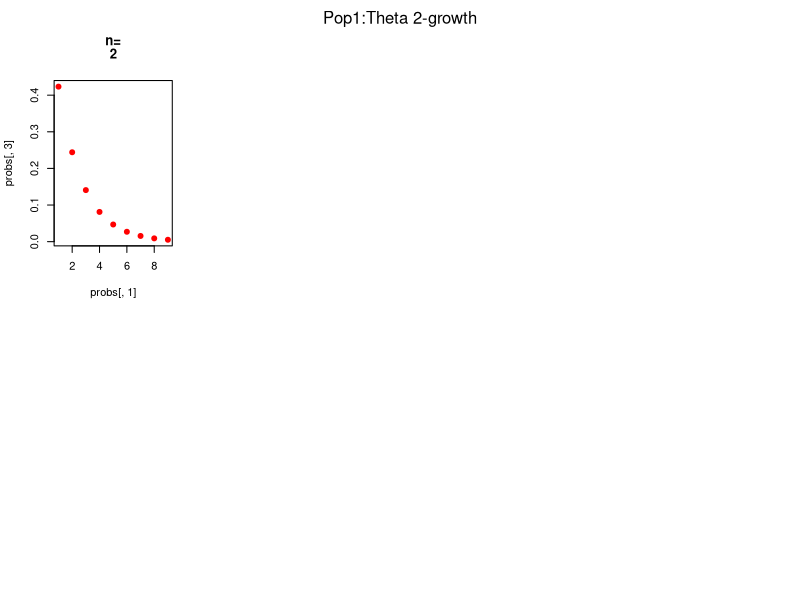
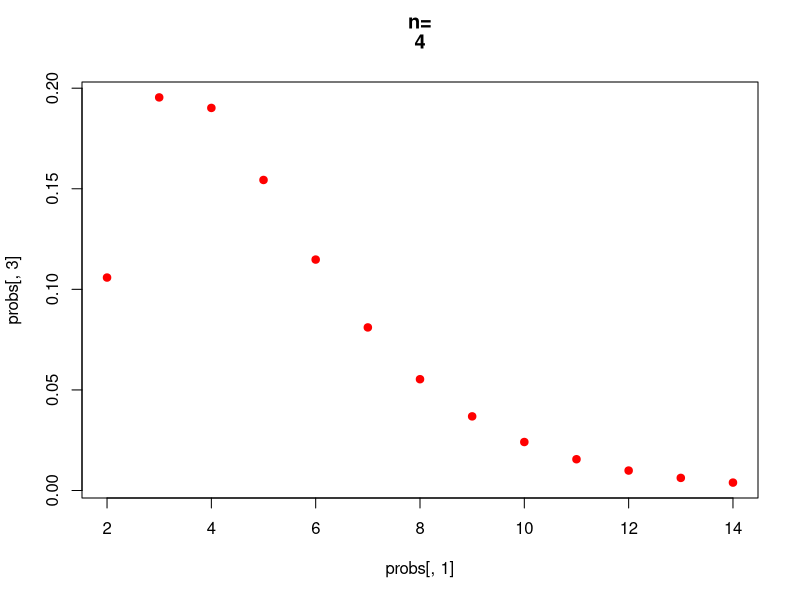
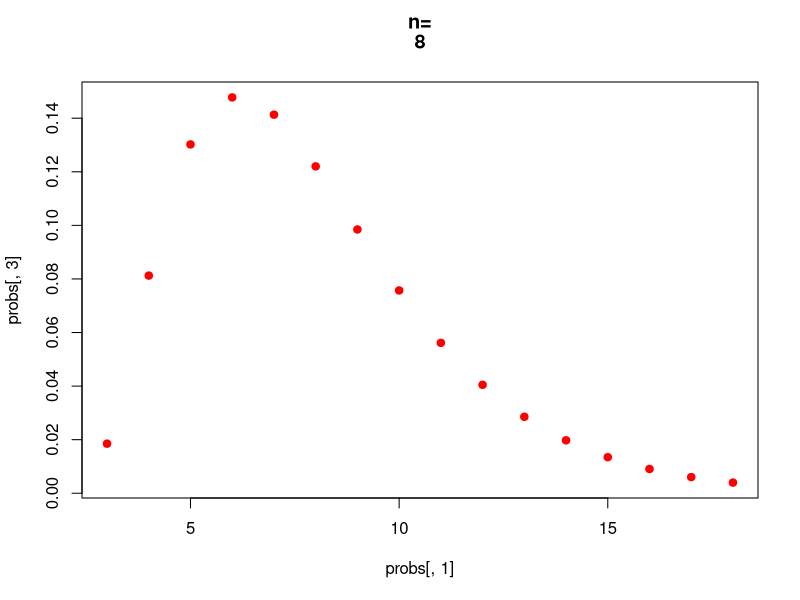
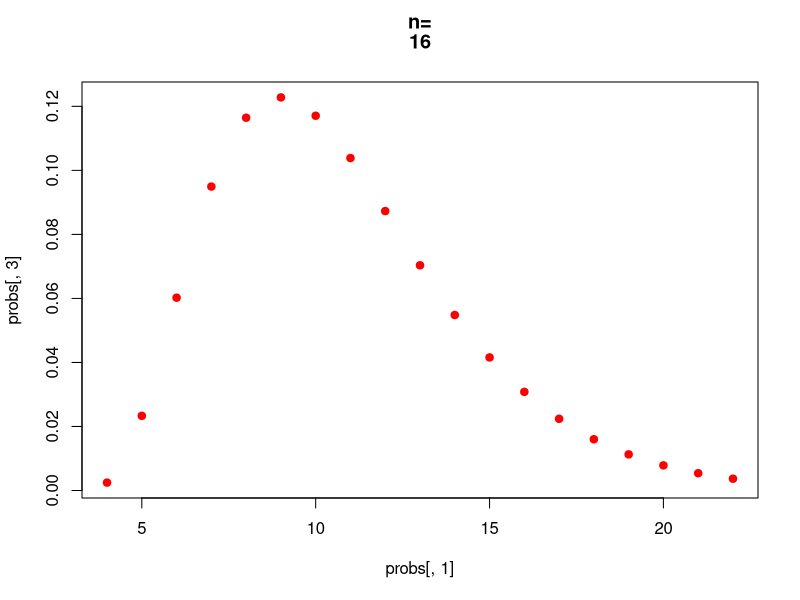
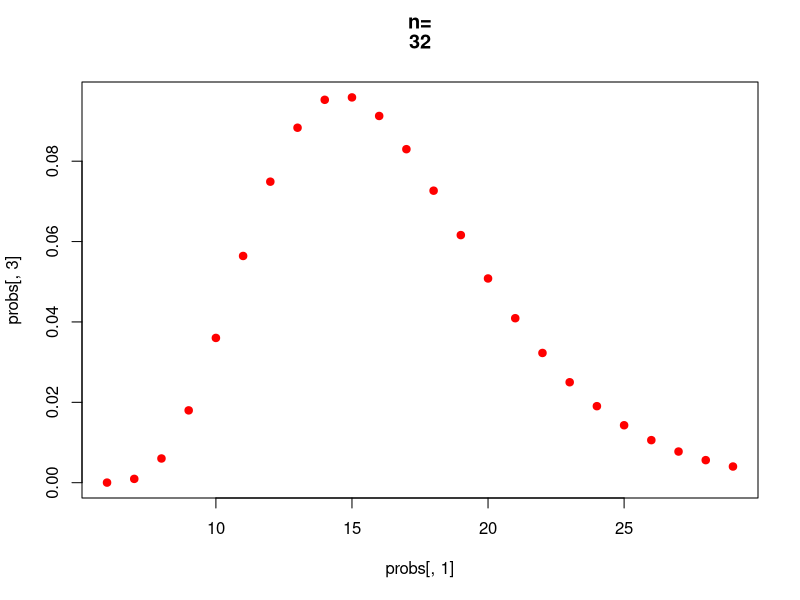
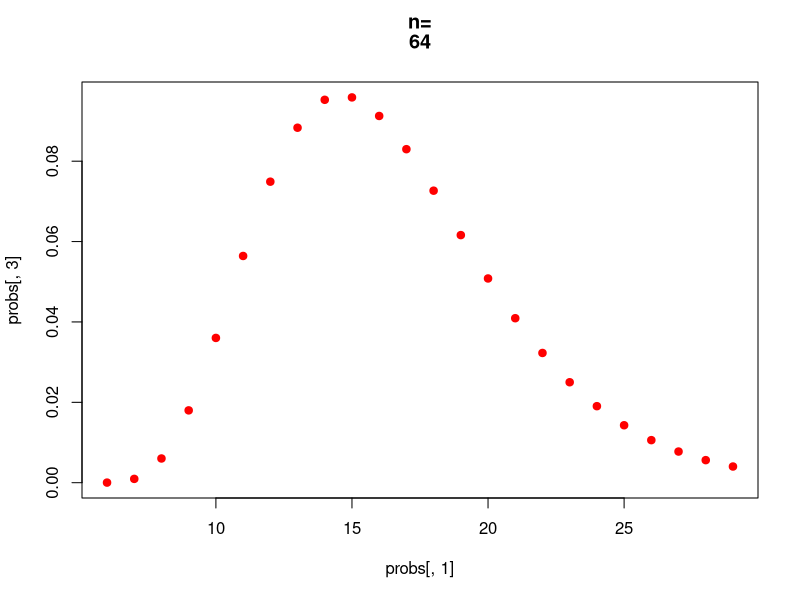
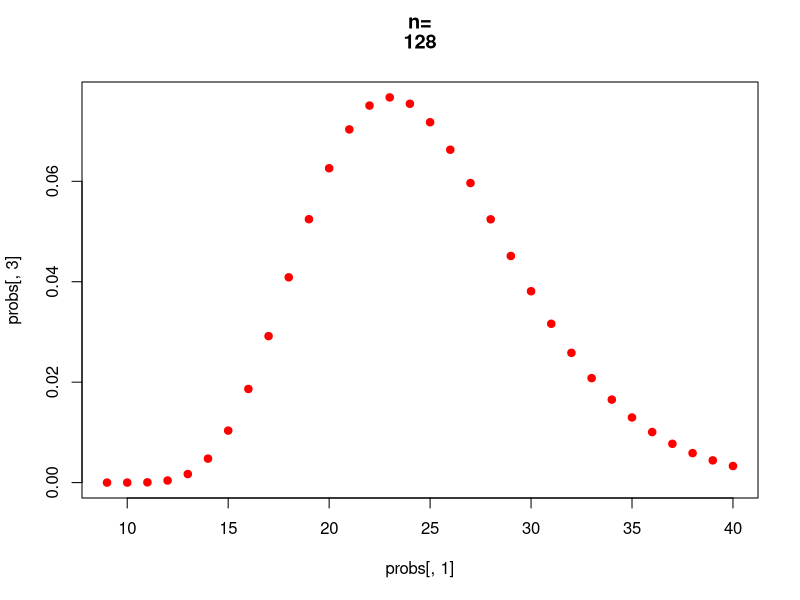
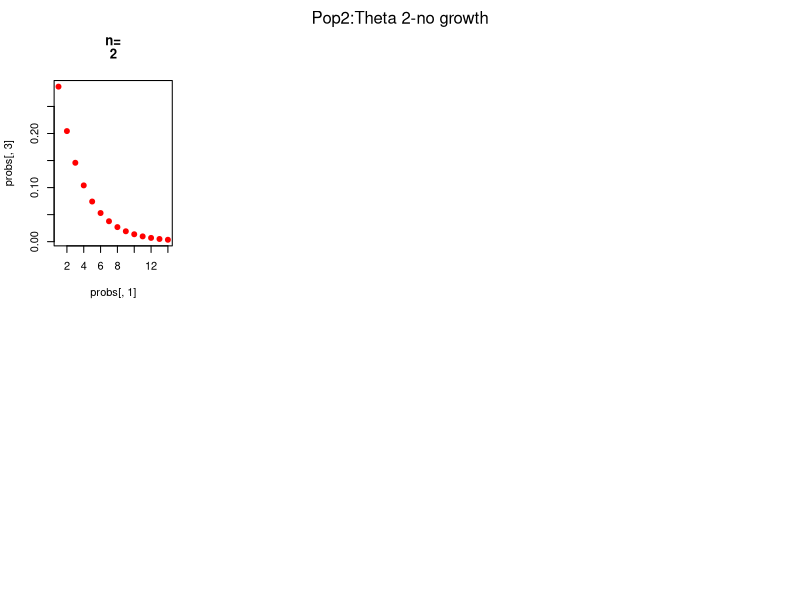

Write R code to recreate these figures, in order.
# load libraries
library(lattice)

# set parameters to plot, we should have the number of haplotypes
# know the real number of samples
# and have haplotype diversity from the original field population

# Number of haplotypes for each simulation, these number were originated in the script "runningSimulations"
numhapsPop1<-c(1,2,3,4,6,6,9) 
numhapsPop2<-c(1,1,3,5,4,8,10) 
numhapsPop3<-c(2,4,5,8,15,17,26) 
numhapsPop4<-c(2,3,5,9,16,21,33) 

# Number of samples, same for all populations
numsamp<-c(2,4,8,16,32,64,128) 

# Haplotype diversity for each of the four populations
hapdiv<-c(0.5504204, 0.3377538, 0.8915536, 0.9258679) #minvalue 0.001 if no information; this is PRIOR information

# We can make this more efficient, but for now, let's keep a loop for each population:

# set dataframe to fill with the predicted and observed values,
# for each theta and each sampling size
c(rep("Pop1",7),rep("Pop2",7),rep("Pop3",7),rep("Pop4",7))->col1
c(rep("two",14),rep("ten",14))->col2
c(rep("growth",7),rep("nogrowth",7),rep("growth",7),rep("nogrowth",7))->col3
cbind(col1,col2,col3)->mycols
c("Population","theta","growth")->namesCols
as.data.frame(mycols)->toFill
names(toFill)<-namesCols

# set plot space depending number of datasets, for each theta we have 7 plots
par(mfrow=c(2,4),oma=c(0,0,2,0)) #oma is to set space for the main tittle

# Loop population 1
for(i in 1:length(numhapsPop1)){
    x=1
    cdf=0
    indprob=0
    array<-NULL
  while (cdf<0.99) {
    cdfprev<-cdf
    #  cdf<-pgamma(x,1,Hapdiv) 
    #  if use 1 as shape parameter keeping shape parameter constant doesn't account for increased variance (?) as numhaps go up, 
    #  e.g. error may be higher as you observe more...once it is working run it by somebody mathier.
    cdf<-pgamma(x,numhapsPop1[i],hapdiv[1]) #might be that numhaps is actually the shape parameter!!!! or: something else...non-gamma.
    indprob<-cdf-cdfprev
      
    happrob<-numhapsPop1[i]+(x-1)
    array<-c(array,happrob)
    array<-c(array,cdf)
    array<-c(array,indprob)
    #  print(happrob)
    #  print(cdf)
    x=x+1
    }
  probs<-t(matrix(array,nrow=3))
  probs
  title<-paste(c("n=",numsamp[i],sep=""))
  max<-max(probs[,3])
  maxPred<-probs[which(probs[,3]==max),1]
  toFill$Pred.value[i]<-maxPred
  toFill$Obs.n[i]<-numsamp[i]
  plot(probs[,1],probs[,3],pch=19,col='red',main=title)
  mtext("Pop1:Theta 2-growth",outer=T)
  dev.copy(pdf, "Pop1_theta2_growth.pdf", width=14, height=8)
  dev.off()
}

# Loop population 2
par(mfrow=c(2,4),oma=c(0,0,2,0))
for(i in 1:length(numhapsPop2)){
  x=1
  cdf=0
  indprob=0
  array<-NULL
  while (cdf<0.99) {
    cdfprev<-cdf
    #  cdf<-pgamma(x,1,Hapdiv) 
    #  if use 1 as shape parameter keeping shape parameter constant doesn't account for increased variance (?) as numhaps go up, 
    #  e.g. error may be higher as you observe more...once it is working run it by somebody mathier.
    cdf<-pgamma(x,numhapsPop2[i],hapdiv[2]) #might be that numhaps is actually the shape parameter!!!! or: something else...non-gamma.
    indprob<-cdf-cdfprev
    
    happrob<-numhapsPop2[i]+(x-1)
    array<-c(array,happrob)
    array<-c(array,cdf)
    array<-c(array,indprob)
    #  print(happrob)
    #  print(cdf)
    x=x+1
  }
  probs<-t(matrix(array,nrow=3))
  probs
  title<-paste(c("n=",numsamp[i],sep=""))
  max<-max(probs[,3])
  maxPred<-probs[which(probs[,3]==max),1]
  toFill$Pred.value[i+7]<-maxPred
  toFill$Obs.n[i+7]<-numsamp[i]
  plot(probs[,1],probs[,3],col='red',pch=19,main=title)
  mtext("Pop2:Theta 2-no growth",outer=T)
  dev.copy(pdf, "Pop2_theta2_nogrowth.pdf", width=14, height=8)
  dev.off()
}

# Loop population 3
par(mfrow=c(2,4),oma=c(0,0,2,0))
for(i in 1:length(numhapsPop3)){
  x=1
  cdf=0
  indprob=0
  array<-NULL
  while (cdf<0.99) {
    cdfprev<-cdf
    #  cdf<-pgamma(x,1,Hapdiv) 
    #  if use 1 as shape parameter keeping shape parameter constant doesn't account for increased variance (?) as numhaps go up, 
    #  e.g. error may be higher as you observe more...once it is working run it by somebody mathier.
    cdf<-pgamma(x,numhapsPop3[i],hapdiv[3]) #might be that numhaps is actually the shape parameter!!!! or: something else...non-gamma.
    indprob<-cdf-cdfprev
    
    happrob<-numhapsPop3[i]+(x-1)
    array<-c(array,happrob)
    array<-c(array,cdf)
    array<-c(array,indprob)
    #  print(happrob)
    #  print(cdf)
    x=x+1
  }
  probs<-t(matrix(array,nrow=3))
  probs
  title<-paste(c("n=",numsamp[i],sep=""))
  max<-max(probs[,3])
  maxPred<-probs[which(probs[,3]==max),1]
  toFill$Pred.value[i+14]<-maxPred
  toFill$Obs.n[i+14]<-numsamp[i]
  plot(probs[,1],probs[,3],col='red',pch=19,main=title)
  mtext("Pop3:Theta 10-growth",outer=T)
  dev.copy(pdf, "Pop3_theta10_growth.pdf", width=14, height=8)
  dev.off()
}

# Loop population 4
par(mfrow=c(2,4),oma=c(0,0,2,0))
for(i in 1:length(numhapsPop4)){
  x=1
  cdf=0
  indprob=0
  array<-NULL
  while (cdf<0.99) {
    cdfprev<-cdf
    #  cdf<-pgamma(x,1,Hapdiv) 
    #  if use 1 as shape parameter keeping shape parameter constant doesn't account for increased variance (?) as numhaps go up, 
    #  e.g. error may be higher as you observe more...once it is working run it by somebody mathier.
    cdf<-pgamma(x,numhapsPop4[i],hapdiv[4]) #might be that numhaps is actually the shape parameter!!!! or: something else...non-gamma.
    indprob<-cdf-cdfprev
    
    happrob<-numhapsPop4[i]+(x-1)
    array<-c(array,happrob)
    array<-c(array,cdf)
    array<-c(array,indprob)
    #  print(happrob)
    #  print(cdf)
    x=x+1
  }
  probs<-t(matrix(array,nrow=3))
  probs
  title<-paste(c("n=",numsamp[i],sep=""))
  max<-max(probs[,3])
  maxPred<-probs[which(probs[,3]==max),1]
  toFill$Pred.value[i+21]<-maxPred
  toFill$Obs.n[i+21]<-numsamp[i]
    plot(probs[,1],probs[,3],col='red',pch=19,main=title)
  mtext("Pop4:Theta 10-no growth",outer=T)
  dev.copy(pdf, "Pop4_theta10_nogrowth.pdf", width=14, height=8)
  dev.off()
}

# now we have the dataframe "toFill" with all the values we need to plot
xyplot(Pred.value~Obs.n|theta*growth,data=toFill)
xyplot(Pred.value~Obs.n|theta*growth,data=toFill,panel=function(x,y,...){
  panel.xyplot(x,y,...)
  panel.lines(x,x)})
